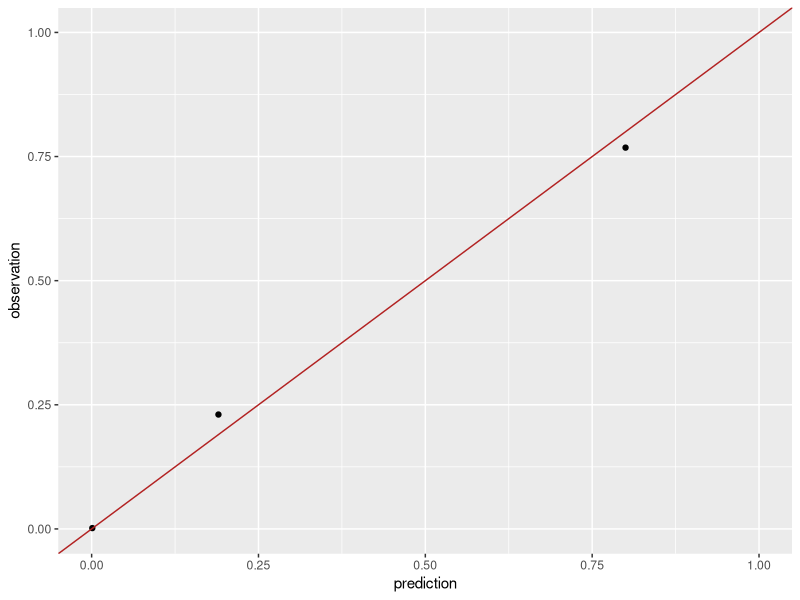
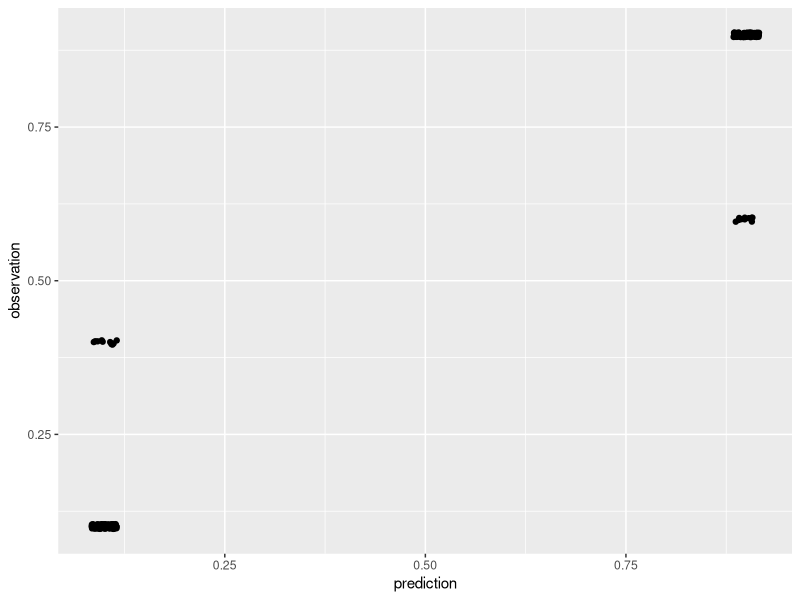
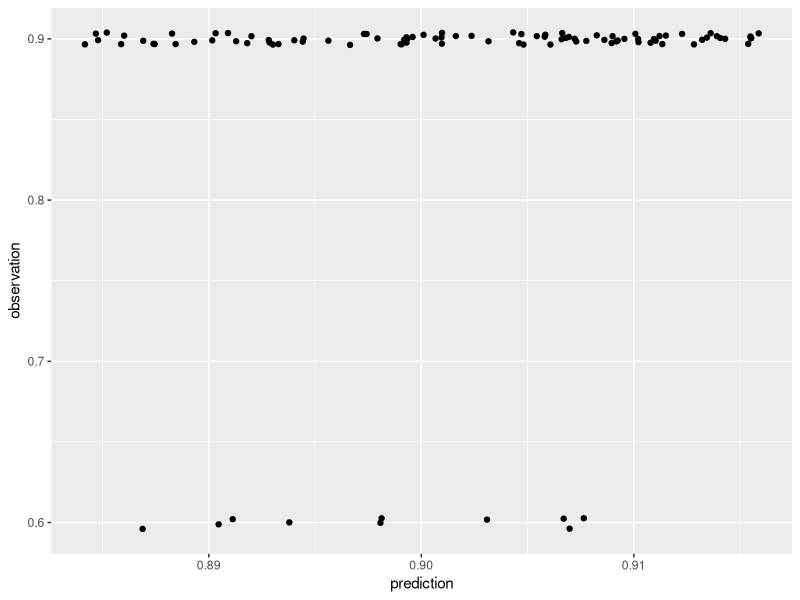
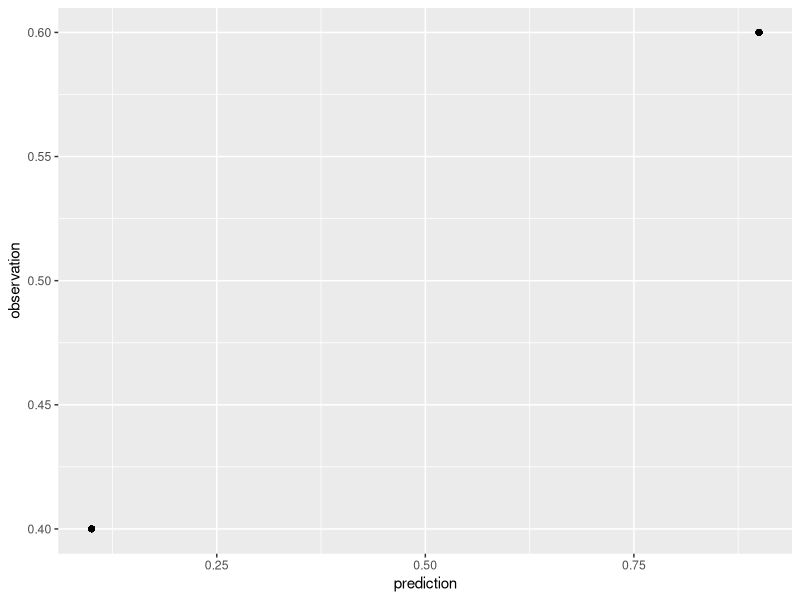

These charts were generated, in order, by the following R code:
## ---- chunk 1
require('magrittr')
require('dplyr')
require('ggplot2')
## ---- chunk 2
pred = c(0.001, 0.8, 0.19)
obs = c(1,470, 141) / sum( c(1,470, 141) )
qplot(pred,obs) + ylab("observation") + xlab('prediction') + 
  geom_abline(slope = 1, intercept = 0, color = "firebrick") + xlim(c(0,1)) + ylim(c(0,1))
## ---- chunk 3
cov(pred,obs) / ( sd(pred) * sd(obs))
## ---- chunk 4
fictious_data = data.frame(condition = rep(c("C1", "C2"), each = 3),
                           counts = c(c(1,470, 141), 
                                      c(10,100, 10)),
                           predictions = c(c(0.001, 0.8, 0.19),
                                           c(c(10,100, 10)/sum(c(10,100, 10))))) %>%
                 group_by(condition) %>%
                 mutate(frequencies = counts/sum(counts),
                        N_per_condition = sum(counts))
show(fictious_data)                             
## ---- chunk 5
pred = jitter(c(rep(.9,100), rep(.1,100)), factor = 0.1)
obs = jitter(c(rep(.9,90), rep(.6,10), rep(.1,90), rep(.4,10)),factor = 0.1)
show(qplot(pred, obs) + ylab("observation") + xlab('prediction'))
## ---- chunk 6
predInd = pred[1:100]
obsInd = obs[1:100]
show(qplot(predInd, obsInd) + ylab("observation") + xlab('prediction'))
## ---- chunk 7
predUniform = rep(c(.9, .1), each = 100)
obsUniform = rep(c(.6,.4), each = 100)
show(qplot(predUniform, obsUniform) + ylab("observation") + xlab('prediction'))
## ---- chunk 8
show(binom.test(12, 20, p = 0.9))
